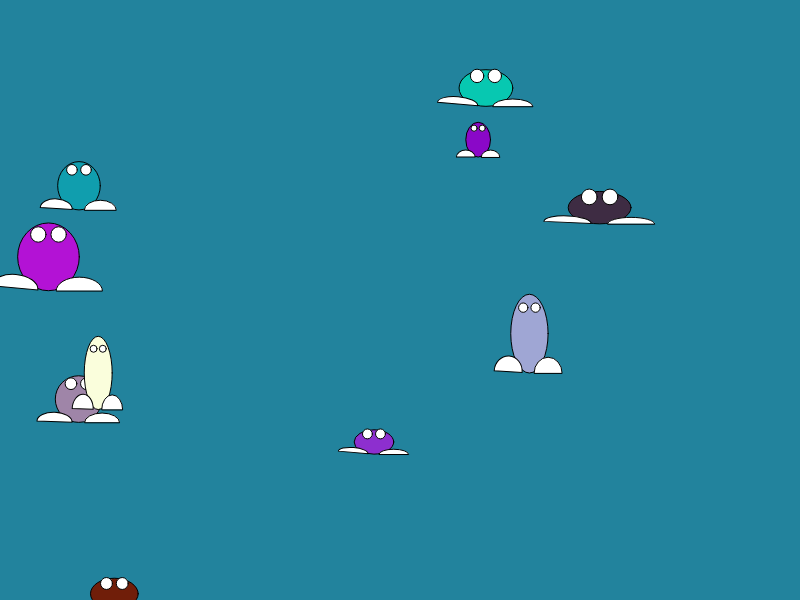
Frame 1 (no input)
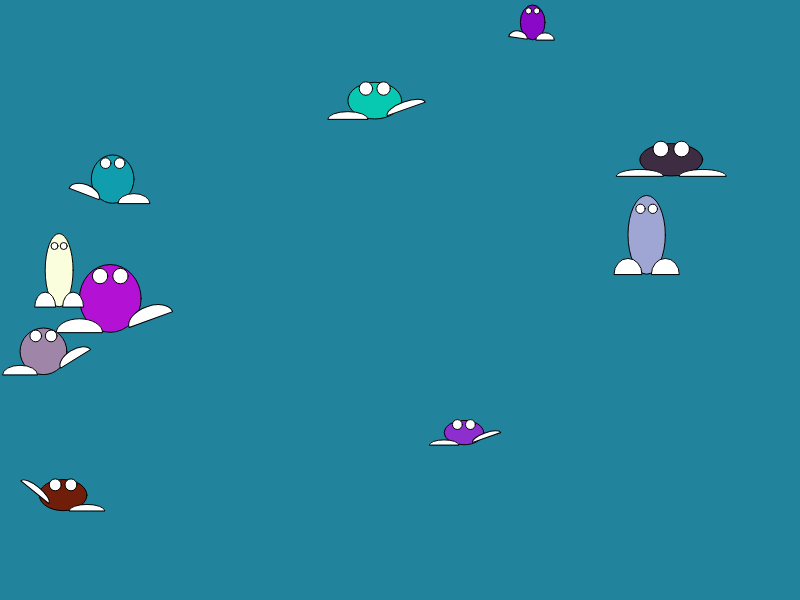
Frame 60 (no input)
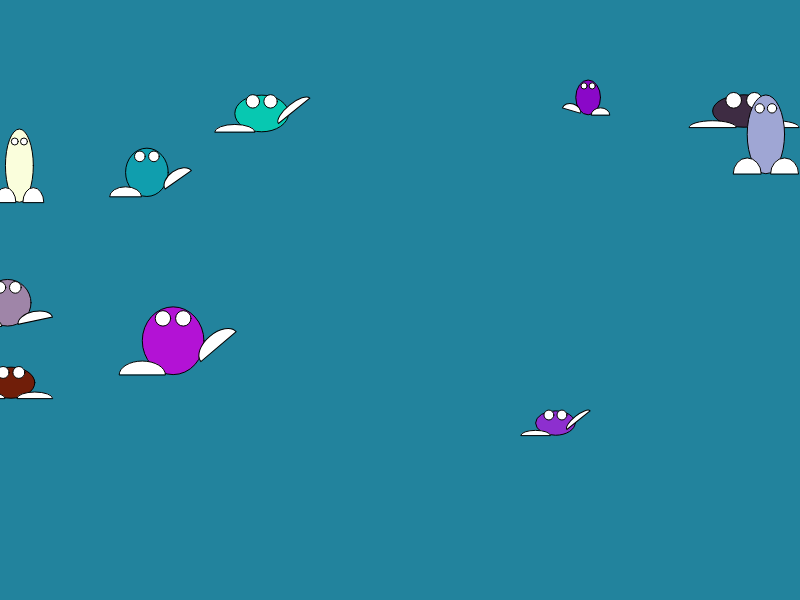
Frame 120 (the mouse pressed at the canvas centre since frame 60)

The p5.js sketch that drew these frames (run headless with seeded random() and noise() and a simulated clock; from frame 60 on, the mouse is pressed at the canvas centre):

// p5.js sketch
// ── sketch.js
var bg_color;

var dudes = [];
var num_of_dudes = 10;

function setup() {
    createCanvas(800,600);
    bg_color = color(34, 131, 157);
    background(bg_color);

    for (var i = 0; i < num_of_dudes; i++) {


        var size_w = random(20, 80);
        var size_h = random(20, 80);

        dudes[i] = {
            loc_x: random(width),
            loc_y: random(height),
            move_x: random(-2, 2),
            move_y: random(-2, 2),
            body_color: color(random(255), random(255), random(255)),
            size_w: size_w,
            size_h: size_h,
            eye_x: size_w * 0.165,
            eye_y: size_h * 0.33 * -1,
            eye_size: size_w * 0.25,
            feet_x: size_w * 0.25 + (size_w * 0.25),
            feet_y: size_h * 0.5,
            feet_w: size_w * 0.75,
            feet_h: size_h * 0.4,
            left_foot_angle: 0,
            right_foot_angle: 0,
            foot_angle_delta: random(3),
            foot_angle_max: -20,
            active_foot: 0,


            display: function(){

                push();

                translate(this.loc_x, this.loc_y);
                fill(this.body_color);

                ellipse(0, 0, this.size_w, this.size_h);

                // eyes
                fill(255);
                ellipse(-this.eye_x, this.eye_y, this.eye_size, this.eye_size);
                ellipse(this.eye_x, this.eye_y, this.eye_size, this.eye_size);

                // feet
                push();
                rotate(PI*(this.right_foot_angle*0.01));
                translate(this.feet_x, this.feet_y);
                scale(1, -1);
                arc(0, 0, this.feet_w, this.feet_h, 0, -PI, CHORD);
                pop();
                push();
                rotate(PI*-(this.left_foot_angle*0.01));
                translate(-this.feet_x, this.feet_y);
                scale(-1, -1);
                arc(0, 0, this.feet_w, this.feet_h, 0, -PI, CHORD);
                pop();

                pop();
            },

            feetAngle: function(){

                if (this.active_foot === 0) {
                    this.left_foot_angle -= this.foot_angle_delta;
                    if (this.left_foot_angle <= this.foot_angle_max) {
                        this.foot_angle_delta *= -1;
                    }
                    if (this.left_foot_angle >= 0) {
                        this.active_foot = 1;
                        this.foot_angle_delta *= -1;
                    }
                } else if (this.active_foot === 1) {
                    this.right_foot_angle -= this.foot_angle_delta;
                    if (this.right_foot_angle <= this.foot_angle_max) {
                        this.foot_angle_delta *= -1;
                    }
                    if (this.right_foot_angle >= 0) {
                        this.active_foot = 0;
                        this.foot_angle_delta *= -1;
                    }
                }

                console.log(this.left_foot_angle);
            },

            move: function(){
                this.loc_x += this.move_x;
                this.loc_y += this.move_y;

                if (this.loc_x >= width) {
                    this.move_x *= -1;
                    this.loc_x = width - abs(this.move_x);
                } else if ( this.loc_x <= 0 ){
                    this.move_x *= -1;
                    this.loc_x = abs(this.move_x);
                } else if ( this.loc_y >= height ) {
                    this.move_y *= -1;
                    this.loc_y = height - abs(this.move_y);
                } else if ( this.loc_y <= 0 ){
                    this.move_y *= -1;
                    this.loc_y = abs(this.move_y);
                }
            }
        };
    }

}





///////////////////////////////////////////
function draw() {
    background(bg_color);

    for (var i = 0; i < dudes.length; i++) {
        dudes[i].feetAngle();
        dudes[i].display();
        dudes[i].move();
    }

}
